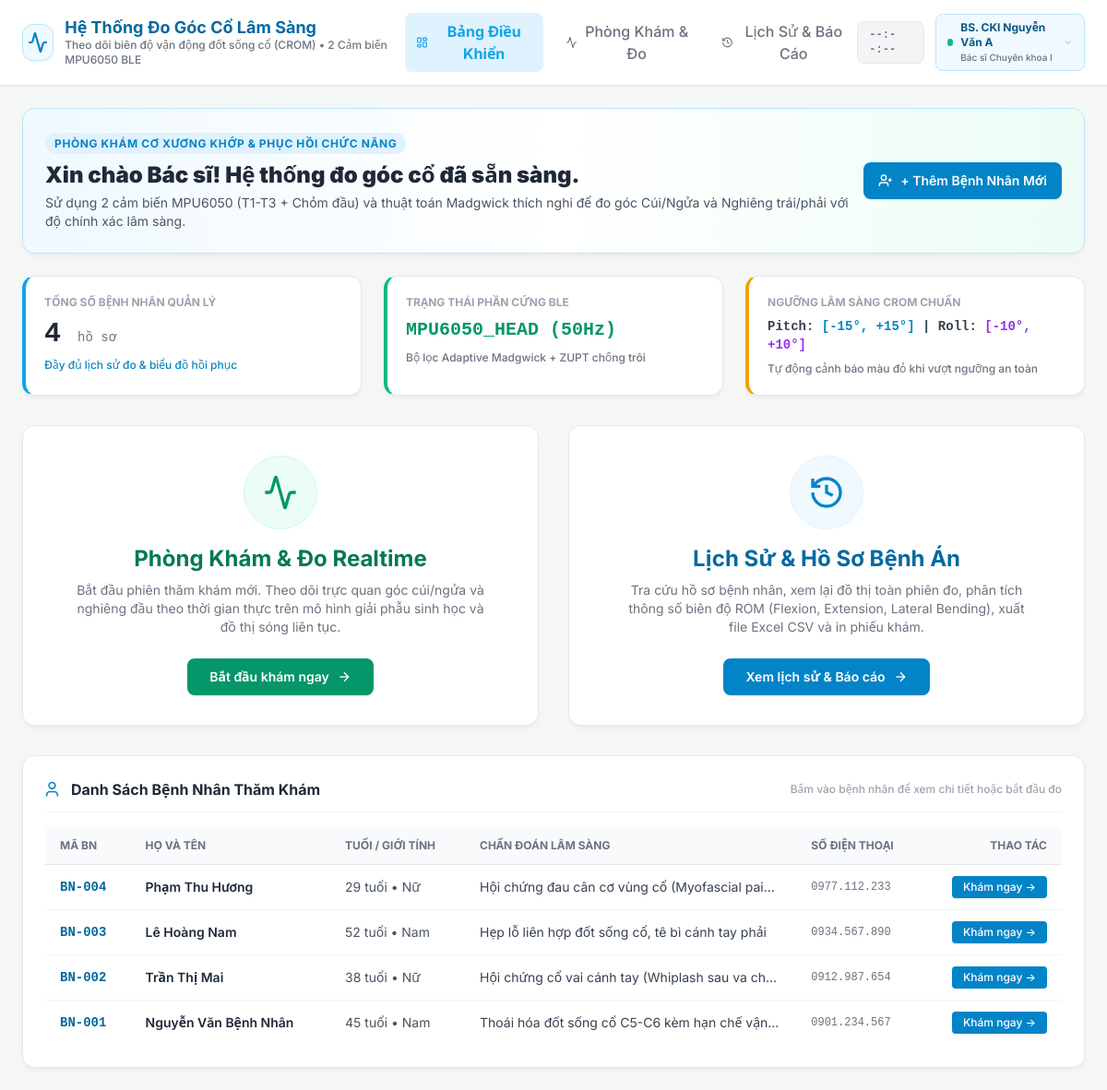
The page / on the database its author committed.
### tables this page shows
CREATE TABLE doctors (
        id INTEGER PRIMARY KEY AUTOINCREMENT,
        name TEXT NOT NULL,
        title TEXT DEFAULT 'Bác sĩ CKI',
        department TEXT DEFAULT 'Khoa Phục Hồi Chức Năng',
        hospital TEXT DEFAULT 'Bệnh viện Đa khoa Trung ương',
        email TEXT DEFAULT 'bacsi@hospital.vn',
        phone TEXT DEFAULT '0912.345.678'
    );

CREATE TABLE patients (
        id INTEGER PRIMARY KEY AUTOINCREMENT,
        code TEXT UNIQUE NOT NULL,
        name TEXT NOT NULL,
        age INTEGER,
        gender TEXT,
        diagnosis TEXT,
        phone TEXT,
        address TEXT,
        notes TEXT,
        created_at TEXT DEFAULT (datetime('now', 'localtime'))
    );

### app.py (the view)
@app.route('/')
def index():
    import time
    doctor = get_current_doctor()
    patients = list_patients()
    return render_template('index.html', doctor=doctor, patients=patients, v=int(time.time()))

### core/database.py (called while the page is built)
def get_db():
    conn = sqlite3.connect(DB_FILE)
    conn.row_factory = sqlite3.Row
    return conn

def get_current_doctor():
    conn = get_db()
    cursor = conn.cursor()
    cursor.execute("SELECT * FROM doctors ORDER BY id LIMIT 1")
    row = cursor.fetchone()
    conn.close()
    return dict(row) if row else None

def list_patients():
    conn = get_db()
    cursor = conn.cursor()
    cursor.execute("SELECT * FROM patients ORDER BY id DESC")
    rows = cursor.fetchall()
    conn.close()
    return [dict(r) for r in rows]

### templates/index.html (shortened to what this page needs)
<!DOCTYPE html>
<html lang="vi">
<head>
  <script src="https://cdn.tailwindcss.com"></script>
  <link rel="stylesheet" href="/static/css/medical_theme.css?v={{ v }}">
</head>
<body class="min-h-screen flex flex-col bg-[#f4f7f6]">
  <header class="border-b border-[#e2e8f0] bg-white shadow-sm px-6 py-3.5 flex justify-between items-center sticky top-0 z-50">
    <div class="flex items-center gap-4">
      <div class="flex items-center gap-3">
        <div class="w-10 h-10 rounded-xl bg-sky-50 border border-sky-200 flex items-center justify-center text-sky-600 shadow-sm">
          <svg class="w-6 h-6" viewBox="0 0 24 24" fill="none" stroke="currentColor" stroke-width="2.2">
            <path d="M22 12h-2.48a2 2 0 0 0-1.93 1.46l-2.35 8.36a.25.25 0 0 1-.48 0L9.24 2.18a.25.25 0 0 0-.48 0l-2.35 8.36A2 2 0 0 1 4.49 12H2"></path>
          </svg>
        </div>
        <div>
          <h1 class="text-lg font-bold text-sky-700 leading-tight">Hệ Thống Đo Góc Cổ Lâm Sàng</h1>
          <p class="text-xs text-gray-500 font-medium">Theo dõi biên độ vận động đốt sống cổ (CROM) • 2 Cảm biến MPU6050 BLE</p>
        </div>
      </div>
    </div>
    <nav class="flex items-center gap-3">
      <button id="tab-nav-dashboard" class="tab-btn active">
        <svg class="w-4 h-4" viewBox="0 0 24 24" fill="none" stroke="currentColor" stroke-width="2"><rect width="7" height="9" x="3" y="3" rx="1"></rect><rect width="7" height="5" x="14" y="3" rx="1"></rect><rect width="7" height="9" x="14" y="12" rx="1"></rect><rect width="7" height="5" x="3" y="16" rx="1"></rect></svg>
        <span>Bảng Điều Khiển</span>
      </button>
      <button id="tab-nav-tracking" class="tab-btn">
        <svg class="w-4 h-4" viewBox="0 0 24 24" fill="none" stroke="currentColor" stroke-width="2"><path d="M22 12h-2.48a2 2 0 0 0-1.93 1.46l-2.35 8.36a.25.25 0 0 1-.48 0L9.24 2.18a.25.25 0 0 0-.48 0l-2.35 8.36A2 2 0 0 1 4.49 12H2"></path></svg>
        <span>Phòng Khám & Đo</span>
      </button>
      <button id="tab-nav-history" class="tab-btn">
        <svg class="w-4 h-4" viewBox="0 0 24 24" fill="none" stroke="currentColor" stroke-width="2"><path d="M3 12a9 9 0 1 0 9-9 9.75 9.75 0 0 0-6.74 2.74L3 8"></path><path d="M3 3v5h5"></path><path d="M12 7v5l4 2"></path></svg>
        <span>Lịch Sử & Báo Cáo</span>
      </button>
    </nav>
    <div class="flex items-center gap-3">
      <div id="realtime-clock" class="text-xs font-mono font-semibold text-gray-500 bg-gray-100 px-3 py-1.5 rounded-lg border border-gray-200">
        --:--:--
      </div>
      <button id="btn-open-doctor-modal" class="flex items-center gap-2 px-3 py-1.5 rounded-lg bg-sky-50 hover:bg-sky-100 border border-sky-200 text-sky-800 transition-colors cursor-pointer text-xs font-medium">
        <span class="w-2 h-2 rounded-full bg-emerald-500"></span>
        <div class="text-left">
          <div id="header-doctor-name" class="font-bold">{{ doctor.name if doctor else "BS. CKI Nguyễn Văn A" }}</div>
          <div id="header-doctor-dept" class="text-[10px] text-gray-500">{{ doctor.title if doctor else "Bác sĩ CKI" }}</div>
        </div>
        <svg class="w-3.5 h-3.5 text-gray-400" viewBox="0 0 24 24" fill="none" stroke="currentColor" stroke-width="2"><path d="m6 9 6 6 6-6"></path></svg>
      </button>
    </div>
  </header>
  <main class="flex-1 p-6 flex justify-center">
    <div class="w-full max-w-[1800px]">
      <section id="view-dashboard" class="view-tab flex flex-col gap-6">
        <div class="glass-panel p-6 bg-gradient-to-r from-sky-50 via-white to-emerald-50 border-sky-200 flex flex-col md:flex-row justify-between items-center gap-4">
          <div>
            <span class="text-xs font-bold text-sky-600 uppercase tracking-wider bg-sky-100 px-2.5 py-1 rounded-full">Phòng Khám Cơ Xương Khớp & Phục Hồi Chức Năng</span>
            <h2 class="text-2xl font-black text-gray-800 mt-2">Xin chào Bác sĩ! Hệ thống đo góc cổ đã sẵn sàng.</h2>
            <p class="text-sm text-gray-600 mt-1">Sử dụng 2 cảm biến MPU6050 (T1-T3 + Chỏm đầu) và thuật toán Madgwick thích nghi để đo góc Cúi/Ngửa và Nghiêng trái/phải với độ chính xác lâm sàng.</p>
          </div>
          <div class="flex items-center gap-3 shrink-0">
            <button id="btn-open-add-patient" class="flex items-center gap-2 px-4 py-2.5 bg-sky-600 hover:bg-sky-700 text-white font-semibold rounded-lg text-sm transition-all shadow-sm">
              <svg class="w-4 h-4" viewBox="0 0 24 24" fill="none" stroke="currentColor" stroke-width="2"><path d="M16 21v-2a4 4 0 0 0-4-4H6a4 4 0 0 0-4 4v2"></path><circle cx="9" cy="7" r="4"></circle><line x1="19" x2="19" y1="8" y2="14"></line><line x1="22" x2="16" y1="11" y2="11"></line></svg>
              <span>+ Thêm Bệnh Nhân Mới</span>
            </button>
          </div>
        </div>
        <div class="grid grid-cols-1 md:grid-cols-3 gap-6">
          <div class="glass-panel p-5 bg-white border-l-4 border-l-sky-500">
            <div class="text-xs font-bold text-gray-400 uppercase">Tổng số bệnh nhân quản lý</div>
            <div class="text-3xl font-bold font-mono text-gray-800 mt-2">{{ patients|length }} <span class="text-sm font-normal text-gray-500">hồ sơ</span></div>
            <div class="text-xs text-sky-600 font-medium mt-2">Đầy đủ lịch sử đo & biểu đồ hồi phục</div>
          </div>
          <div class="glass-panel p-5 bg-white border-l-4 border-l-emerald-500">
            <div class="text-xs font-bold text-gray-400 uppercase">Trạng thái Phần Cứng BLE</div>
            <div class="text-xl font-bold font-mono text-emerald-600 mt-2">MPU6050_HEAD (50Hz)</div>
            <div class="text-xs text-gray-500 font-medium mt-2">Bộ lọc Adaptive Madgwick + ZUPT chống trôi</div>
          </div>
          <div class="glass-panel p-5 bg-white border-l-4 border-l-amber-500">
            <div class="text-xs font-bold text-gray-400 uppercase">Ngưỡng lâm sàng CROM chuẩn</div>
            <div class="text-sm font-bold font-mono text-gray-700 mt-2">
              Pitch: <span class="text-sky-600">[-15°, +15°]</span> | Roll: <span class="text-purple-600">[-10°, +10°]</span>
            </div>
            <div class="text-xs text-gray-500 font-medium mt-2">Tự động cảnh báo màu đỏ khi vượt ngưỡng an toàn</div>
          </div>
        </div>
        <div class="grid grid-cols-1 md:grid-cols-2 gap-8 my-2">
          <div id="card-quick-tracking" class="glass-panel p-8 flex flex-col items-center text-center hover:border-emerald-500 transition-all group hover:shadow-md cursor-pointer bg-white">
            <div class="w-20 h-20 rounded-full bg-emerald-50 border border-emerald-100 flex items-center justify-center mb-4 group-hover:scale-110 transition-transform">
              <svg class="w-10 h-10 text-emerald-600" viewBox="0 0 24 24" fill="none" stroke="currentColor" stroke-width="2">
                <path d="M22 12h-2.48a2 2 0 0 0-1.93 1.46l-2.35 8.36a.25.25 0 0 1-.48 0L9.24 2.18a.25.25 0 0 0-.48 0l-2.35 8.36A2 2 0 0 1 4.49 12H2"></path>
              </svg>
            </div>
            <h3 class="text-2xl font-bold text-emerald-700 mb-2">Phòng Khám & Đo Realtime</h3>
            <p class="text-gray-500 mb-6 text-sm max-w-md">
              Bắt đầu phiên thăm khám mới. Theo dõi trực quan góc cúi/ngửa và nghiêng đầu theo thời gian thực trên mô hình giải phẫu sinh học và đồ thị sóng liên tục.
            </p>
            <button class="mt-auto flex items-center gap-2 px-6 py-2.5 bg-emerald-600 hover:bg-emerald-700 text-white font-semibold rounded-lg transition-colors shadow-sm text-sm">
              <span>Bắt đầu khám ngay</span>
              <svg class="w-4 h-4" viewBox="0 0 24 24" fill="none" stroke="currentColor" stroke-width="2"><path d="M5 12h14"></path><path d="m12 5 7 7-7 7"></path></svg>
            </button>
          </div>
          <div id="card-quick-history" class="glass-panel p-8 flex flex-col items-center text-center hover:border-sky-500 transition-all group hover:shadow-md cursor-pointer bg-white">
            <div class="w-20 h-20 rounded-full bg-sky-50 border border-sky-100 flex items-center justify-center mb-4 group-hover:scale-110 transition-transform">
              <svg class="w-10 h-10 text-sky-600" viewBox="0 0 24 24" fill="none" stroke="currentColor" stroke-width="2">
                <path d="M3 12a9 9 0 1 0 9-9 9.75 9.75 0 0 0-6.74 2.74L3 8"></path><path d="M3 3v5h5"></path><path d="M12 7v5l4 2"></path>
              </svg>
            </div>
            <h3 class="text-2xl font-bold text-sky-700 mb-2">Lịch Sử & Hồ Sơ Bệnh Án</h3>
            <p class="text-gray-500 mb-6 text-sm max-w-md">
              Tra cứu hồ sơ bệnh nhân, xem lại đồ thị toàn phiên đo, phân tích thông số biên độ ROM (Flexion, Extension, Lateral Bending), xuất file Excel CSV và in phiếu khám.
            </p>
            <button class="mt-auto flex items-center gap-2 px-6 py-2.5 bg-sky-600 hover:bg-sky-700 text-white font-semibold rounded-lg transition-colors shadow-sm text-sm">
              <span>Xem lịch sử & Báo cáo</span>
              <svg class="w-4 h-4" viewBox="0 0 24 24" fill="none" stroke="currentColor" stroke-width="2"><path d="M5 12h14"></path><path d="m12 5 7 7-7 7"></path></svg>
            </button>
          </div>
        </div>
        <div class="glass-panel p-6 bg-white">
          <div class="flex justify-between items-center mb-4 border-b border-gray-100 pb-3">
            <h3 class="text-base font-bold text-gray-800 flex items-center gap-2">
              <svg class="w-5 h-5 text-sky-600" viewBox="0 0 24 24" fill="none" stroke="currentColor" stroke-width="2"><path d="M16 21v-2a4 4 0 0 0-4-4H6a4 4 0 0 0-4 4v2"></path><circle cx="9" cy="7" r="4"></circle></svg>
              <span>Danh Sách Bệnh Nhân Thăm Khám</span>
            </h3>
            <span class="text-xs text-gray-400 font-medium">Bấm vào bệnh nhân để xem chi tiết hoặc bắt đầu đo</span>
          </div>
          <div class="overflow-x-auto">
            <table class="w-full text-left text-sm">
              <thead>
                <tr class="bg-gray-50 text-gray-500 text-xs font-semibold uppercase border-b border-gray-200">
                  <th class="py-3 px-4">Mã BN</th>
                  <th class="py-3 px-4">Họ và Tên</th>
                  <th class="py-3 px-4">Tuổi / Giới tính</th>
                  <th class="py-3 px-4">Chẩn đoán Lâm sàng</th>
                  <th class="py-3 px-4">Số điện thoại</th>
                  <th class="py-3 px-4 text-right">Thao tác</th>
                </tr>
              </thead>
              <tbody class="divide-y divide-gray-100">
                {% for p in patients %}
                <tr class="hover:bg-sky-50/50 transition-colors">
                  <td class="py-3 px-4 font-mono font-bold text-sky-700">{{ p.code }}</td>
                  <td class="py-3 px-4 font-semibold text-gray-800">{{ p.name }}</td>
                  <td class="py-3 px-4 text-gray-600">{{ p.age }} tuổi • {{ p.gender }}</td>
                  <td class="py-3 px-4 text-gray-700 max-w-xs truncate">{{ p.diagnosis or "Chưa ghi nhận" }}</td>
                  <td class="py-3 px-4 text-gray-500 font-mono text-xs">{{ p.phone or "--" }}</td>
                  <td class="py-3 px-4 text-right">
                    <button onclick="window.App.switchTab('tracking'); document.getElementById('tracking-patient-select').value='{{ p.id }}';" class="px-3 py-1 bg-sky-600 hover:bg-sky-700 text-white rounded text-xs font-medium transition-colors shadow-sm">
                      Khám ngay →
                    </button>
                  </td>
                </tr>
                {% endfor %}
              </tbody>
            </table>
          </div>
        </div>
      </section>
    </div>
  </main>
</body>
</html>

### static/css/medical_theme.css (style rules this page uses)
:root { --color-medical-bg: #f4f7f6; --color-medical-panel: #ffffff; --color-medical-border: #e2e8f0; --color-text-main: #1f2937; --color-text-muted: #6b7280; --color-primary: #0ea5e9; --color-primary-dark: #0284c7; --color-primary-tint: #e0f2fe; --color-success: #10b981; --color-success-tint: #ecfdf5; --color-danger: #ef4444; --color-danger-tint: #fef2f2; --color-warning: #f59e0b; --color-warning-tint: #fffbeb; --color-accent: #8b5cf6; --color-accent-tint: #f5f3ff; }
* { box-sizing: border-box; }
body { background-color: var(--color-medical-bg); color: var(--color-text-main); font-family: 'Inter', system-ui, -apple-system, BlinkMacSystemFont, 'Segoe UI', Roboto, sans-serif; margin: 0; padding: 0; min-height: 100vh; display: flex; flex-direction: column; -webkit-font-smoothing: antialiased; }
.glass-panel { background-color: var(--color-medical-panel); border: 1px solid var(--color-medical-border); border-radius: 0.85rem; box-shadow: 0 4px 6px -1px rgba(0, 0, 0, 0.04), 0 2px 4px -1px rgba(0, 0, 0, 0.02); transition: all 0.2s ease; }
.tab-btn { position: relative; transition: all 0.2s ease; font-weight: 500; color: var(--color-text-muted); padding: 0.5rem 0.75rem; border-radius: 0.5rem; display: flex; align-items: center; gap: 0.5rem; }
.tab-btn.active { color: var(--color-primary); font-weight: 700; background-color: var(--color-primary-tint); }

### rows shown on the page
doctors: name "BS. CKI Nguyễn Văn A", title "Bác sĩ Chuyên khoa I"
patients: code "BN-004", name "Phạm Thu Hương", age "29", gender "Nữ", diagnosis "Hội chứng đau cân cơ vùng cổ (Myofascial pai…", phone "0977.112.233", {{ p.id }} 4 (drawn)
patients: code "BN-003", name "Lê Hoàng Nam", age "52", gender "Nam", diagnosis "Hẹp lỗ liên hợp đốt sống cổ, tê bì cánh tay phải", phone "0934.567.890", {{ p.id }} 3 (drawn)
patients: code "BN-002", name "Trần Thị Mai", age "38", gender "Nữ", diagnosis "Hội chứng cổ vai cánh tay (Whiplash sau va ch…", phone "0912.987.654", {{ p.id }} 2 (drawn)
patients: code "BN-001", name "Nguyễn Văn Bệnh Nhân", age "45", gender "Nam", diagnosis "Thoái hóa đốt sống cổ C5-C6 kèm hạn chế vận…", phone "0901.234.567", {{ p.id }} 1 (drawn)

### other values the page prints
{{ patients|length }} "4"
